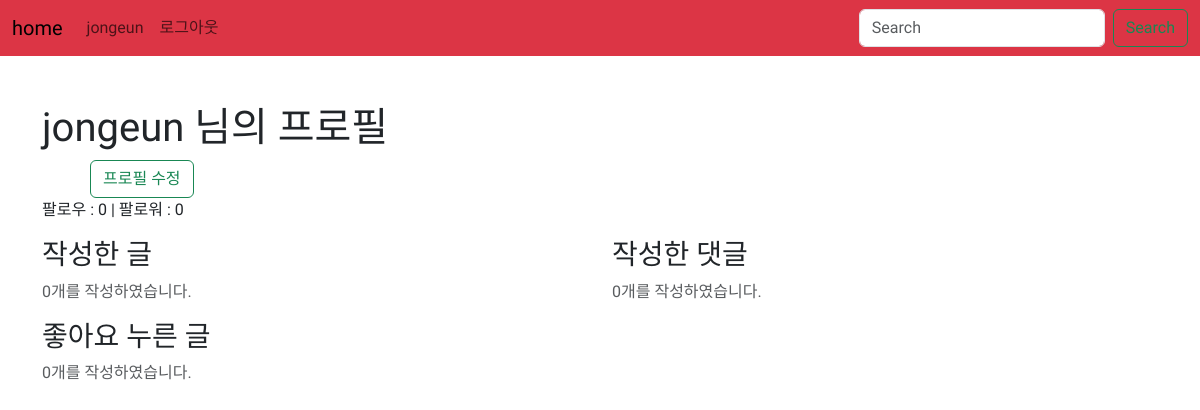
The page /accounts/1/ (signed in) on the database as committed earlier.
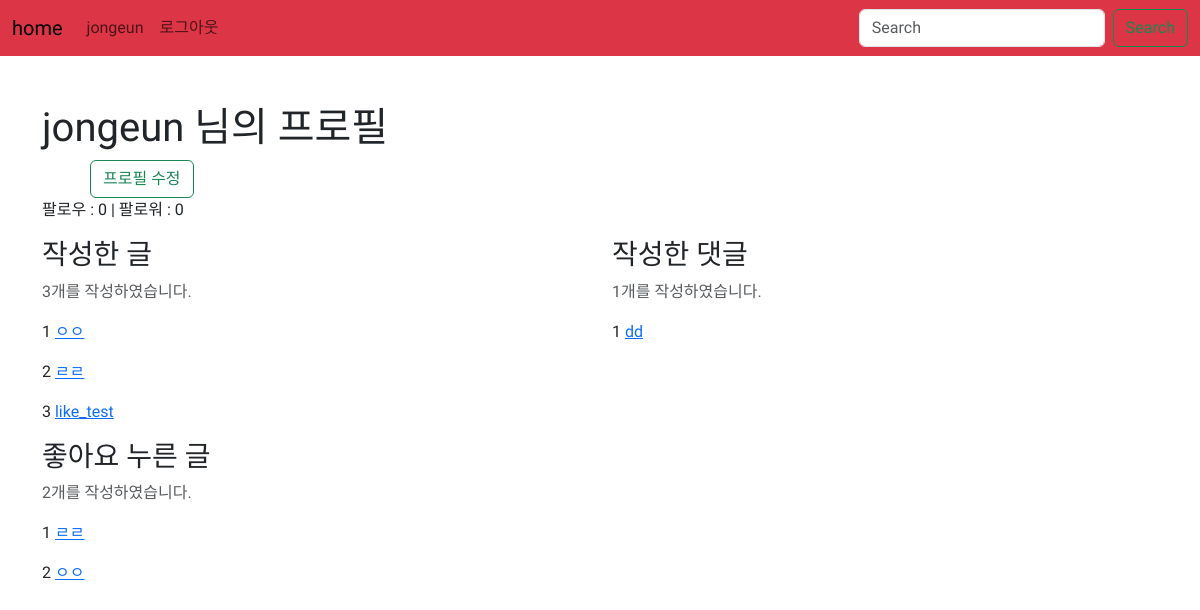
The same page on the database as committed later.
### accounts/models.py (models this page shows)
class User(AbstractUser):
    followings = models.ManyToManyField('self', symmetrical=False, related_name='followers')

### articles/models.py (models this page shows)
class Article(models.Model):
    title = models.CharField(max_length=20)
    content = models.TextField()
    created_at = models.DateTimeField(auto_now_add=True)
    updated_at = models.DateTimeField(auto_now=True)
    image = models.ImageField(upload_to='images/', blank=True)
    user = models.ForeignKey(settings.AUTH_USER_MODEL, on_delete=models.CASCADE, default = '')
    like_users = models.ManyToManyField(settings.AUTH_USER_MODEL, related_name='like_articles')

class Comment(models.Model):
    content = models.TextField()
    created_at = models.DateTimeField(auto_now_add=True)
    article = models.ForeignKey(Article, on_delete=models.CASCADE)
    user = models.ForeignKey(settings.AUTH_USER_MODEL, on_delete=models.CASCADE, default = '')

### accounts/views.py (the view)
# urls.py: path('<int:pk>/', views.detail, name='detail'),
@login_required
def detail(request, pk):
    user = get_object_or_404(get_user_model(), pk=pk)
    context = {
        'user': user
    }
    return render(request, 'accounts/detail.html', context)

### accounts/templates/accounts/detail.html (shortened to what this page needs)
{% extends 'base.html' %}
{% block body %}
  <h1>{{ user.username }}
    님의 프로필</h1>
  {% if request.user == user %}
  <a href="{% url 'accounts:update' user.pk %}" class='btn btn-outline-success ms-5'>프로필 수정</a>
  {% endif %}
  <p>팔로우 :
    {{ user.followings.count }}
    | 팔로워 :
    {{ user.followers.count }}</p>
  <div class="row">
    <div class="col-6">
      <h3>작성한 글</h3>
      <p class="text-muted">{{ user.article_set.count }}개를 작성하였습니다.</p>
      {% for article in user.article_set.all %}
        <p>
          {{ forloop.counter }}
          <a href="{% url 'articles:detail' article.pk %}">{{ article.title }}</a>
        </p>
      {% endfor %}
    </div>
    <div class="col-6">
      <h3>작성한 댓글</h3>
      <p class="text-muted">{{ user.comment_set.count }}개를 작성하였습니다.</p>
      {% for comment in user.comment_set.all %}
        <p>
          {{ forloop.counter }}
          <a href="{% url 'articles:detail' comment.article_id %}">{{ comment.content }}</a>
        </p>
      {% endfor %}
    </div>
    <div class="col-6">
      <h3>좋아요 누른 글</h3>
      <p class="text-muted">{{ user.like_articles.count }}개를 작성하였습니다.</p>
      {% for article in user.like_articles.all %}
        <p>
          {{ forloop.counter }}
          <a href="{% url 'articles:detail' article.pk %}">{{ article.title }}</a>
        </p>
      {% endfor %}
    </div>
  </div>
  {% endblock%}

### templates/base.html (shortened to what this page needs)
{% load django_bootstrap5 %}
<!DOCTYPE html>
<html lang="ko">
  <head>
    <link rel="stylesheet" href="https://cdn.jsdelivr.net/npm/bootstrap-icons@1.9.1/font/bootstrap-icons.css">
    {% bootstrap_css %}
  </head>
  <nav class="navbar navbar-expand-lg bg-danger">
    <div class="container-fluid ">
      <a class="navbar-brand " href="{% url 'articles:index' %}">home</a>
      <div class="collapse navbar-collapse" id="navbarSupportedContent">
        <ul class="navbar-nav me-auto mb-2 mb-lg-0">
          {% if request.user.is_authenticated %}
            <li class="nav-item">
              <a class="nav-link" href="{% url 'accounts:detail' request.user.pk %}">{{ request.user }}</a>
            </li>
            <li class="nav-item">
              <a class="nav-link" href="{% url 'accounts:logout' %}">로그아웃</a>
            </li>
          {% endif %}
        </ul>
        <form class="d-flex" role="search">
          <input class="form-control me-2" type="search" placeholder="Search" aria-label="Search">
          <button class="btn btn-outline-success" type="submit">Search</button>
        </form>
      </div>
    </div>
  </nav>
  <div class="container my-5">
    {% block body %}{% endblock body %}
  </div>
</body>
</html>

Rows that differ between the two databases and show on the page:
changed User "jongeun": article_set.count "0" → "3"; comment_set.count "0" → "1"; like_articles.count "0" → "2"
added Article: title "ㅇㅇ"
added Article: title "ㄹㄹ"
added Article: title "like_test", shown under "작성한 글"
added Comment: content "dd"
